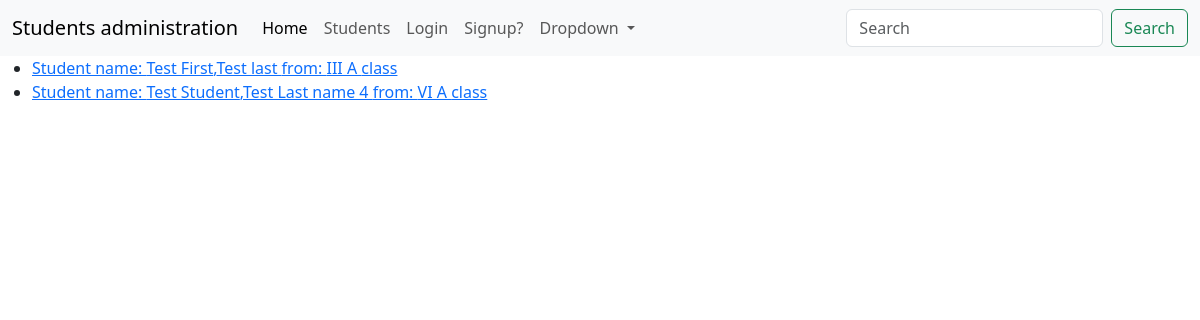
The app's page /students/list_students/ with its own data.
### students/models.py (models this page shows, shortened)
class Student(models.Model):
    first_name = models.CharField(max_length=30)
    last_name = models.CharField(max_length=30)
    sur_name = models.CharField(max_length=30)
    email = models.EmailField()
    age = models.IntegerField()
    class_number = models.CharField(max_length=6)

### students/views.py (the view)
# urls.py: path("list_students/", views.StudentListView.as_view(), name="list_students"),
class StudentListView(ListView):
    model = Student

### students/templates/students/student_list.html
{% extends 'base.html' %}
{% block content %}
<ul>
  {% for student in object_list %}
  <li>
      <a href="student_detail/{{student.id}}"> Student name: {{student.first_name}},{{student.last_name}} from: {{student.class_number}}  class</a>
   </li>
  {% endfor %}
</ul>
{% endblock %}

### records on screen
Student: first_name "Test First", last_name "Test last", class_number "III A"
Student: first_name "Test Student", last_name "Test Last name 4", class_number "VI A"
